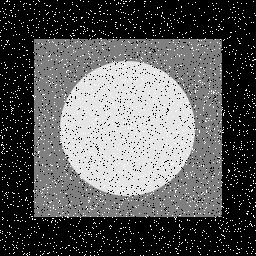
#> input picture images/Anh_de_loc_nhieu_thong_ke.tif, 256 x 256 px, found by its file name
$ python TVI.py
#> lines starting #> are read from the running program, lines starting #| are printed output that depends on the picture
import numpy as np
import cv2
import matplotlib.pyplot as plt


def Loc_TKTT_Trung_vi(img, ksize):
    m, n = img.shape
    img_ket_qua_anh_loc = np.zeros((m, n)).astype(float)
    h = (ksize - 1) // 2
    padded_img = np.pad(img, (h, h), mode='reflect')

    for i in range(m):
        for j in range(n):
            vung_anh_kich_thuoc_k = padded_img[i:i + ksize, j:j + ksize]
            # Lấy giá trị trung vị của các điểm ảnh trong vùng cửa sổ lọc
            img_ket_qua_anh_loc[i, j] = np.median(vung_anh_kich_thuoc_k)

    return np.uint8(np.clip(img_ket_qua_anh_loc, 0, 255))


if __name__ == "__main__":
    img_nhieu_muoi_tieu = cv2.imread('../Images/Anh_de_loc_nhieu_thong_ke.tif', 0).astype(float)
#> img_nhieu_muoi_tieu: shape (256, 256) float64; min 0, max 255, mean 90.9
    ksize = 3

    # Lọc trung vị lần 1
    img_ket_qua_lan1 = Loc_TKTT_Trung_vi(img_nhieu_muoi_tieu, ksize)
#> in Loc_TKTT_Trung_vi, `padded_img = np.pad(img, (h, h), mode='reflect')`:
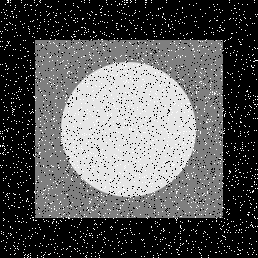
#> padded_img: shape (258, 258) float64; min 0, max 255, mean 89.7
#> after the loop in Loc_TKTT_Trung_vi, `for i in range(m):`:
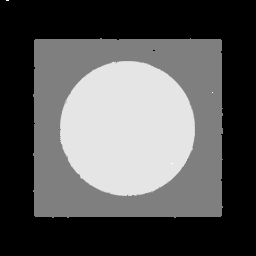
#> img_ket_qua_anh_loc: shape (256, 256) float64; min 0, max 255, mean 87.1
    # Lọc trung vị lần 2 (lấy kết quả lần 1 lọc tiếp)
    img_ket_qua_lan2 = Loc_TKTT_Trung_vi(img_ket_qua_lan1.astype(float), ksize)

    fig = plt.figure(figsize=(16, 9))
    (ax1, ax2, ax3) = fig.subplots(1, 3)

    ax1.imshow(img_nhieu_muoi_tieu, cmap='gray')
    ax1.set_title("Ảnh gốc bị nhiễu muối tiêu")
    ax1.axis("off")

    ax2.imshow(img_ket_qua_lan1, cmap='gray')
    ax2.set_title("Ảnh sau lọc Trung vị lần 1")
    ax2.axis("off")

    ax3.imshow(img_ket_qua_lan2, cmap='gray')
    ax3.set_title("Ảnh sau lọc Trung vị lần 2")
    ax3.axis("off")

    plt.show()
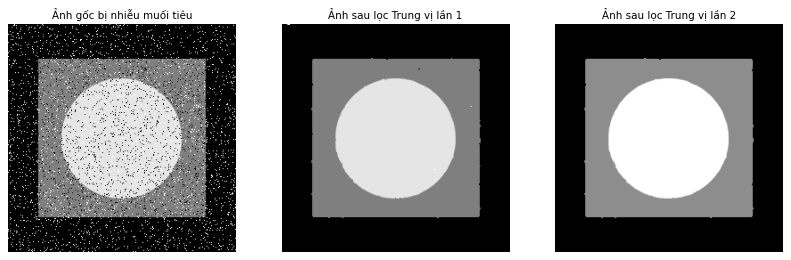
#> figure drawn by matplotlib, 3 panels
